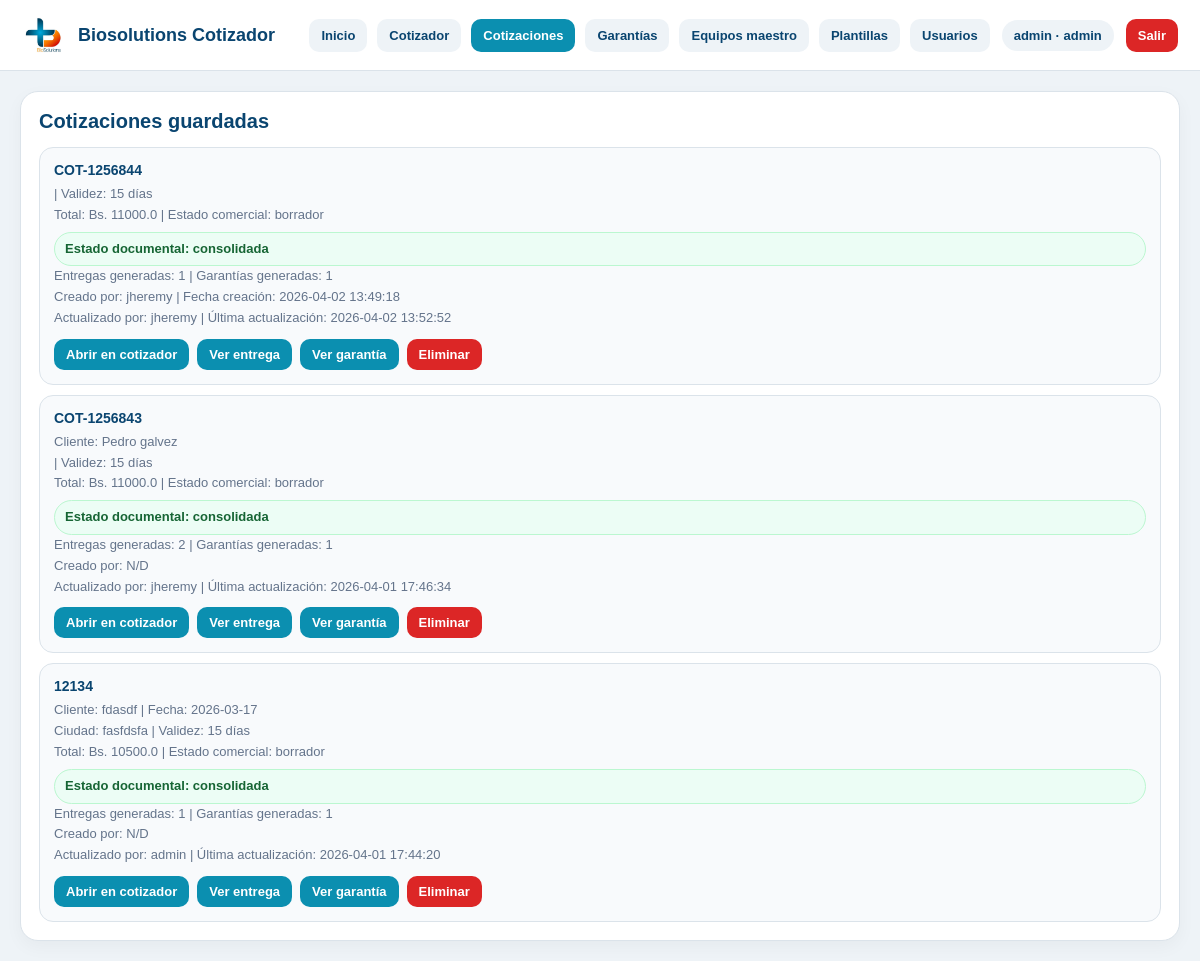
The app's page /cotizaciones (signed in), older data.
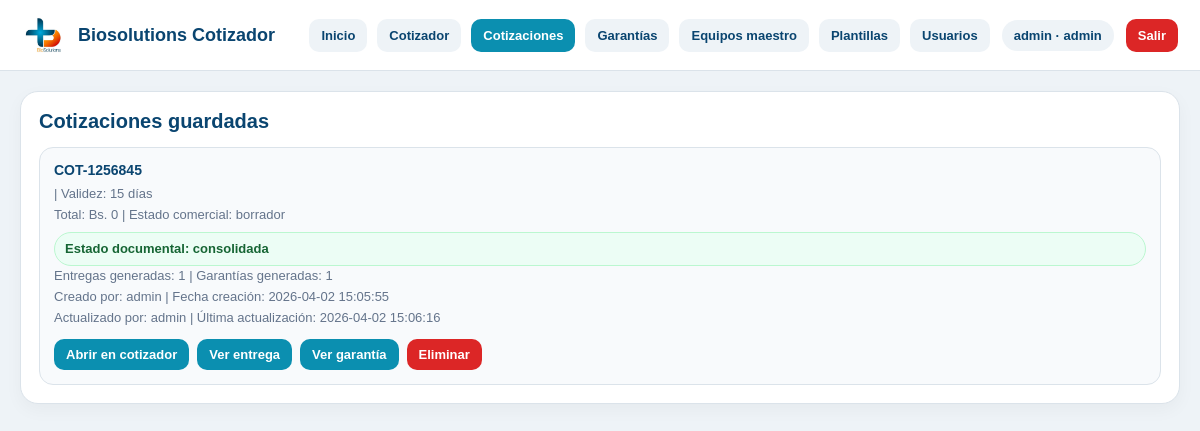
The same page, newer data.
### tables this page shows
CREATE TABLE cotizaciones (
    id INTEGER PRIMARY KEY AUTOINCREMENT,
    numero TEXT,
    fecha TEXT,
    cliente TEXT,
    atencion TEXT,
    ciudad TEXT,
    validez TEXT,
    forma_pago TEXT,
    observaciones TEXT,
    moneda TEXT DEFAULT 'BOB',
    total REAL DEFAULT 0,
    estado TEXT DEFAULT 'borrador'
, payload_json TEXT, creado_por_user_id INTEGER, actualizado_por_user_id INTEGER, creado_en TEXT, actualizado_en TEXT, estado_documental TEXT DEFAULT 'borrador');

CREATE TABLE usuarios (
    id INTEGER PRIMARY KEY AUTOINCREMENT,
    username TEXT NOT NULL UNIQUE,
    password_hash TEXT NOT NULL,
    nombre TEXT,
    rol TEXT NOT NULL DEFAULT 'editor',
    activo INTEGER NOT NULL DEFAULT 1,
    creado_en TEXT NOT NULL DEFAULT CURRENT_TIMESTAMP
);

### app.py (the view)
@app.route("/cotizaciones")
@login_required
def cotizaciones_page():
    conn = get_db_connection()
    ensure_auth_schema(conn)
    cotizaciones = conn.execute("""
        SELECT
            c.*,
            uc.username AS creado_por_username,
            ua.username AS actualizado_por_username,
            (
                SELECT COUNT(1)
                FROM entregas e
                WHERE e.cotizacion_id = c.id
            ) AS entregas_count,
            (
                SELECT e.id
                FROM entregas e
                WHERE e.cotizacion_id = c.id
                ORDER BY e.id DESC
                LIMIT 1
            ) AS ultima_entrega_id,
            (
                SELECT COUNT(1)
                FROM garantias g
                WHERE g.cotizacion_id = c.id
            ) AS garantias_count,
            (
                SELECT g.id
                FROM garantias g
                WHERE g.cotizacion_id = c.id
                ORDER BY g.id DESC
                LIMIT 1
            ) AS ultima_garantia_id
        FROM cotizaciones c
        LEFT JOIN usuarios uc ON uc.id = c.creado_por_user_id
        LEFT JOIN usuarios ua ON ua.id = c.actualizado_por_user_id
        ORDER BY c.id DESC
    """).fetchall()
    conn.close()
    return render_template("cotizaciones.html", cotizaciones=cotizaciones, active_page="cotizaciones")

### app.py (called while the page is built)
def get_db_connection():
    conn = sqlite3.connect(DB_PATH, timeout=10)
    conn.row_factory = sqlite3.Row
    return conn

def ensure_payload_json_column(conn):
    columns = conn.execute("PRAGMA table_info(cotizaciones)").fetchall()
    column_names = [col["name"] for col in columns]
    if "payload_json" not in column_names:
        conn.execute("ALTER TABLE cotizaciones ADD COLUMN payload_json TEXT")
        conn.commit()

def ensure_users_table(conn):
    conn.execute("""
        CREATE TABLE IF NOT EXISTS usuarios (
            id INTEGER PRIMARY KEY AUTOINCREMENT,
            username TEXT NOT NULL UNIQUE,
            password_hash TEXT NOT NULL,
            nombre TEXT,
            rol TEXT NOT NULL DEFAULT 'editor',
            activo INTEGER NOT NULL DEFAULT 1,
            creado_en TEXT NOT NULL DEFAULT CURRENT_TIMESTAMP
        )
    """)
    conn.commit()

def ensure_documentos_schema(conn):
    ensure_payload_json_column(conn)
    ensure_cotizaciones_audit_columns(conn)
    ensure_cotizacion_documental_column(conn)
    ensure_entregas_table(conn)
    ensure_garantias_table(conn)

def ensure_auth_schema(conn):
    ensure_users_table(conn)
    ensure_documentos_schema(conn)

### templates/cotizaciones.html (shortened to what this page needs)
{% extends "base.html" %}
{% block content %}
<section class="page-card">
  <h2>Cotizaciones guardadas</h2>
  {% if cotizaciones %}
    <div class="lib-list">
      {% for c in cotizaciones %}
        <div class="lib-card">
          <strong>{{ c["numero"] or "Sin número" }}</strong>
          <span>
            {% if c["cliente"] %}Cliente: {{ c["cliente"] }}{% endif %}
            {% if c["fecha"] %} | Fecha: {{ c["fecha"] }}{% endif %}
          </span>
          <span>
            {% if c["ciudad"] %}Ciudad: {{ c["ciudad"] }}{% endif %}
            {% if c["validez"] %} | Validez: {{ c["validez"] }}{% endif %}
          </span>
                 <span>
            Total: Bs. {{ c["total"] or 0 }}
            {% if c["estado"] %} | Estado comercial: {{ c["estado"] }}{% endif %}
          </span>
          <span class="status-chip {% if (c['estado_documental'] or 'borrador') == 'consolidada' %}consolidada{% endif %}">
            Estado documental: {{ c["estado_documental"] or "borrador" }}
          </span>
          <span>
            Entregas generadas: {{ c["entregas_count"] or 0 }}
            | Garantías generadas: {{ c["garantias_count"] or 0 }}
          </span>
          <span>
            Creado por: {{ c["creado_por_username"] or "N/D" }}
            {% if c["creado_en"] %} | Fecha creación: {{ c["creado_en"] }}{% endif %}
          </span>
          <span>
            Actualizado por: {{ c["actualizado_por_username"] or "N/D" }}
            {% if c["actualizado_en"] %} | Última actualización: {{ c["actualizado_en"] }}{% endif %}
          </span>
                     <div class="actions">
            <a href="{{ url_for('cotizador') }}?cotizacion_id={{ c['id'] }}">Abrir en cotizador</a>
            {% if current_role in ['admin', 'editor'] and (c["estado_documental"] or "borrador") == "consolidada" %}
              {% if (c["entregas_count"] or 0) == 0 %}
                <form method="post"
                      action="{{ url_for('generar_entrega_desde_cotizacion', cotizacion_id=c['id']) }}"
                      class="inline-form">
                  <button type="submit" class="secondary-btn">Generar acta de entrega</button>
                </form>
              {% else %}
                <a href="{{ url_for('entrega_detail_page', entrega_id=c['ultima_entrega_id']) }}">Ver entrega</a>
                {% endif %}
              {% if (c["garantias_count"] or 0) == 0 %}
                <form method="post"
                      action="{{ url_for('generar_garantia_desde_cotizacion', cotizacion_id=c['id']) }}"
                      class="inline-form">
                  <button type="submit" class="secondary-btn">Generar garantía</button>
                </form>
              {% else %}
                <a href="{{ url_for('garantia_detail_page', garantia_id=c['ultima_garantia_id']) }}">Ver garantía</a>
              {% endif %}
            {% endif %}
            {% if current_role == 'admin' %}
              <form method="post"
                    action="{{ url_for('eliminar_cotizacion', cotizacion_id=c['id']) }}"
                    onsubmit="return confirm('¿Eliminar esta cotización de la base de datos? Esta acción no se puede deshacer.');"
                    style="display:inline;">
                <button type="submit" class="danger-btn">Eliminar</button>
              </form>
            {% endif %}
          </div>
        </div>
      {% endfor %}
    </div>
  {% else %}
    <p class="tiny-note">Todavía no hay cotizaciones guardadas en la base.</p>
  {% endif %}
</section>
{% endblock %}

Row changes from the older to the newer data that the page shows:
removed cotizaciones: numero "COT-1256844", validez "15 días", total "11000.0", estado "borrador", estado_documental "consolidada", c "1", username "jheremy", creado_en "2026-04-02 13:49:18", actualizado_en "2026-04-02 13:52:52"
removed cotizaciones: numero "COT-1256843", cliente "Pedro galvez", validez "15 días", total "11000.0", estado "borrador", estado_documental "consolidada", actualizado_por_user "2", c "1", c "N/D", username "jheremy", actualizado_en "2026-04-01 17:46:34"
removed cotizaciones: numero "12134", cliente "fdasdf", fecha "2026-03-17", ciudad "fasfdsfa", validez "15 días", total "10500.0", estado "borrador", estado_documental "consolidada", actualizado_por_user "1", c "N/D", username "admin", actualizado_en "2026-04-01 17:44:20"
added cotizaciones: numero "COT-1256845", validez "15 días", total "0", estado "borrador", estado_documental "consolidada", c "1", username "admin", creado_en "2026-04-02 15:05:55", actualizado_en "2026-04-02 15:06:16"
